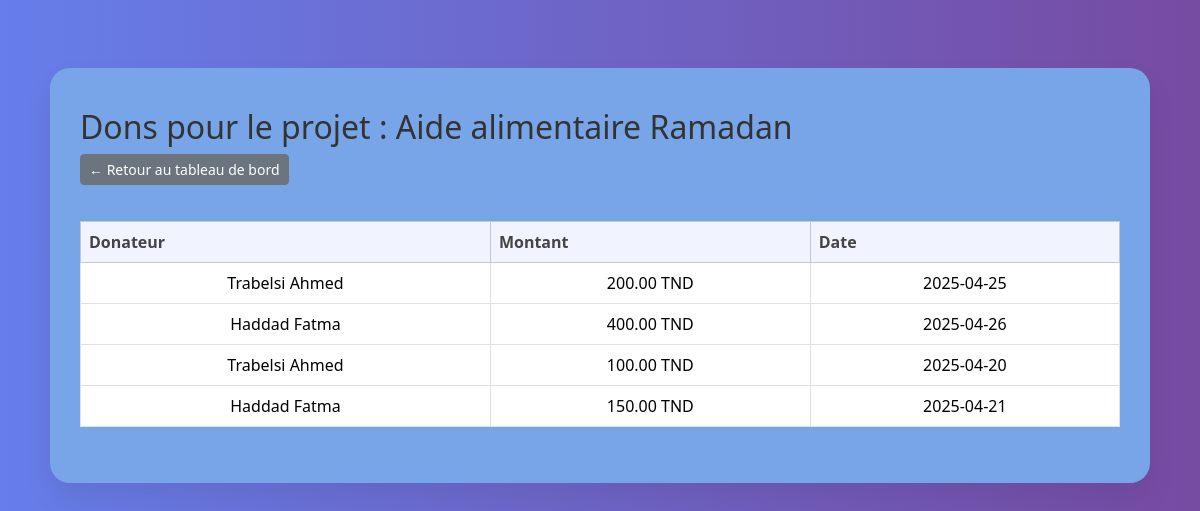
/voir_dons_projet.php?id=1 (signed in), run on the app's committed database.
### tables this page shows
CREATE TABLE IF NOT EXISTS `projet` (
  `id` int NOT NULL AUTO_INCREMENT,
  `id_association` int DEFAULT NULL,
  `titre` varchar(100) DEFAULT NULL,
  `description` text,
  `montant_total` decimal(10,2) DEFAULT NULL,
  `date_limite` date DEFAULT NULL,
  `montant_collecte` decimal(10,2) DEFAULT '0.00',
  PRIMARY KEY (`id`),
  KEY `id_association` (`id_association`)
);

CREATE TABLE IF NOT EXISTS `don` (
  `id` int NOT NULL AUTO_INCREMENT,
  `id_donateur` int DEFAULT NULL,
  `id_projet` int DEFAULT NULL,
  `date_don` date DEFAULT NULL,
  `montant` decimal(10,2) DEFAULT NULL,
  PRIMARY KEY (`id`),
  KEY `id_donateur` (`id_donateur`),
  KEY `id_projet` (`id_projet`)
);

CREATE TABLE IF NOT EXISTS `donateur` (
  `id` int NOT NULL AUTO_INCREMENT,
  `nom` varchar(100) DEFAULT NULL,
  `prenom` varchar(100) DEFAULT NULL,
  `email` varchar(100) DEFAULT NULL,
  `cin` char(8) DEFAULT NULL,
  `pseudo` varchar(50) DEFAULT NULL,
  `mot_de_passe` varchar(100) DEFAULT NULL,
  PRIMARY KEY (`id`)
);

### voir_dons_projet.php (the view, shortened to what this page needs)
<?php
require_once 'db.php';
$id_association = $_SESSION['user_id'];
$id_projet = $_GET['id'] ?? null;
$stmt = $pdo->prepare("SELECT * FROM projet WHERE id = ? AND id_association = ?");
$stmt->execute([$id_projet, $id_association]);
$projet = $stmt->fetch();
$stmt = $pdo->prepare("SELECT don.*, donateur.nom, donateur.prenom
                       FROM don
                       JOIN donateur ON don.id_donateur = donateur.id
                       WHERE don.id_projet = ?");
$stmt->execute([$id_projet]);
$dons = $stmt->fetchAll();
?>
<!DOCTYPE html>
<html lang="fr">
<head>
  <link rel="stylesheet" href="https://cdn.jsdelivr.net/npm/bootstrap@5.3.2/dist/css/bootstrap.min.css">
  <link rel="stylesheet" href="style.css">
</head>
<body>
<div class="container mt-5">
  <h2>Dons pour le projet : <?= htmlspecialchars($projet['titre']) ?></h2>
  <a href="dashboard_association.php" class="btn btn-secondary btn-sm mb-3">← Retour au tableau de bord</a>
  <?php if (count($dons) === 0): ?>
    <div class="alert alert-info">Aucun don n’a été effectué pour ce projet pour le moment.</div>
  <?php else: ?>
    <table class="table table-bordered">
      <thead class="table-light">
        <tr>
          <th>Donateur</th>
          <th>Montant</th>
          <th>Date</th>
        </tr>
      </thead>
      <tbody>
        <?php foreach ($dons as $don): ?>
          <tr>
            <td><?= htmlspecialchars($don['prenom'] . ' ' . $don['nom']) ?></td>
            <td><?= number_format($don['montant'], 2) ?> TND</td>
            <td><?= $don['date_don'] ?></td>
          </tr>
        <?php endforeach; ?>
      </tbody>
    </table>
  <?php endif; ?>
</div>
</body>
</html>

### style.css (style rules this page uses)
* { margin: 0; padding: 0; box-sizing: border-box; }
body { font-family: 'Segoe UI', 'Ubuntu', sans-serif; background: linear-gradient(to right, #667eea, #764ba2); color: #333; min-height: 100vh; padding: 20px; }
.container { max-width: 1100px; margin: 60px auto; background: #78a5e8; padding: 40px 30px; border-radius: 20px; box-shadow: 0 15px 30px rgba(0, 0, 0, 0.07); animation: fadeIn 0.7s ease-in-out; }
table { width: 100%; border-collapse: collapse; margin-top: 20px; }
thead.table-light th { background-color: #f1f3ff; color: #444; font-size: 1rem; font-weight: 600; }
table td { padding: 12px; text-align: center; background-color: #fafbff; }

### data on the page
projet: titre "Aide alimentaire Ramadan"
don: id_donateur.nom "Trabelsi Ahmed", montant "200.00", date_don "2025-04-25"
don: id_donateur.nom "Haddad Fatma", montant "400.00", date_don "2025-04-26"
don: id_donateur.nom "Trabelsi Ahmed", montant "100.00", date_don "2025-04-20"
don: id_donateur.nom "Haddad Fatma", montant "150.00", date_don "2025-04-21"
